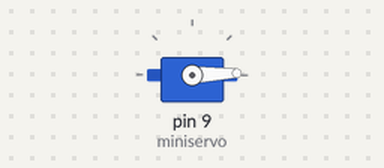
This sketch was run on a simulated Arduino Uno, built with avr-gcc and run on an emulated ATmega328P. Parts: servo.

Above: at 0.05 s.
At 1.45 s:
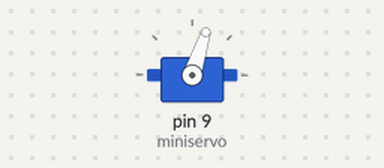
At 2.85 s:
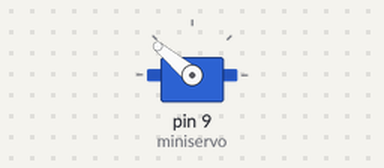
At 5.65 s:
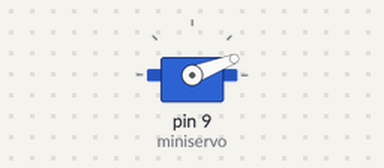
Timing chart, 0 to 7.7 s (numbered marks = the images above):
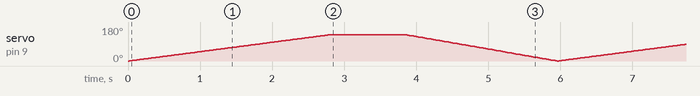

The sketch:

water.ino
```cpp
#include <Servo.h>

Servo miniservo;
//int inputSensor = 0;
int input_val = 1;
int pos = 0;

void setup()
{
  //Serial.begin(9600); //open serial port
  miniservo.attach(9);
}

void loop(){

  if (input_val == 1){
    for(pos = 0; pos <= 140; pos += 1){
      miniservo.write(pos);
      delay(20);
      input_val=2;
    }delay(1000);
  }
  else if (input_val == 2){
    for(pos = 140; pos>=0; pos-=1){
      miniservo.write(pos);
      delay(15);
      input_val=1;
    }
  }
}
```
